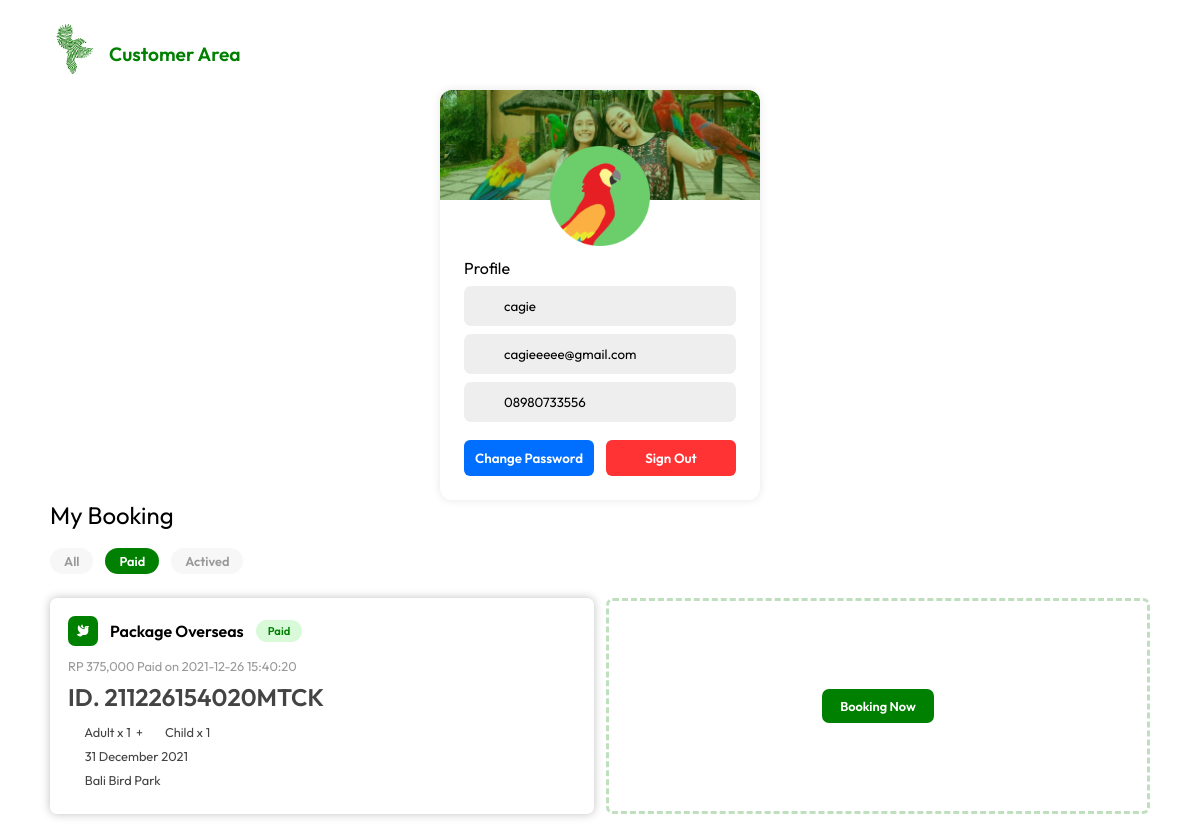
Screenshot of /customer-area/paid (signed in) with the database file from the repository.
### tables this page shows
CREATE TABLE `user` (
  `user_id` varchar(36) NOT NULL,
  `email` varchar(50) NOT NULL,
  `password` varchar(36) NOT NULL,
  `username` varchar(12) NOT NULL,
  `phone` varchar(24) NOT NULL,
  `role` enum('customer','admin') NOT NULL,
  `status` enum('safe','banned') NOT NULL,
  `description` text NOT NULL
);

CREATE TABLE `booking` (
  `booking_id` varchar(36) NOT NULL,
  `package` enum('balinese','indonesian','overseas','vip') NOT NULL,
  `child` int(6) NOT NULL,
  `adult` int(6) NOT NULL,
  `customer_id` varchar(36) NOT NULL,
  `booking_date` date NOT NULL,
  `booking_price` double NOT NULL,
  `payment_method` varchar(12) NOT NULL,
  `payment_date` datetime NOT NULL,
  `booking_status` enum('paid','actived') NOT NULL
);

### config/helper.php (called while the page is built, shortened)
<?php
class Helper{
  public $con;
  function __construct(){
    @$this->con = mysqli_connect("localhost","root","","balibirdpark");
    $this->base_url="http://{$_SERVER['HTTP_HOST']}/";
    $this->img_url="http://{$_SERVER['HTTP_HOST']}/assets/img/";
  }
  public function checkLog()
  {
    if(isset($_SESSION['user_id']) && !empty($_SESSION['user_id']))
      return $this->sc("*","user","user_id='{$_SESSION['user_id']}'") > 0;
    else
      return false;
  }
  public function user()
  {
    $user = $this->checkLog() ? $this->sf("*","user","user_id='{$_SESSION['user_id']}' AND password='{$_SESSION['password']}'") : ["role" => "guest"];
    return $user;
  }
  public function fdate($value)
  {
    $month = [null, "January", "February", "March", "April", "May", "June", "July", "August", "September", "October", "Novermber", "December"];
    $y = explode("-",$value)[0];
    $m = $month[(int)explode("-",$value)[1]];
    $d = explode("-",$value)[2];
    return "{$d} {$m} {$y}";
  }
  public function s($field,$table,$cond="1='1'"){
    $query = mysqli_query($this->con,"SELECT {$field} FROM {$table} WHERE {$cond}");
    return $query;}
  public function sc($field,$table,$cond="1='1'"){
    $query = mysqli_query($this->con,"SELECT {$field} FROM {$table} WHERE {$cond}");
    $result = mysqli_num_rows($query);
    return $result;}
  public function sf($field,$table,$cond="1='1'"){
    $query = mysqli_query($this->con,"SELECT {$field} FROM {$table} WHERE {$cond}");
    $result = mysqli_fetch_assoc($query);
    return $result;}
  public function f($query){
    $result = mysqli_fetch_assoc($query);
    return $result;}
}

### pages/customer-area.php (the view, shortened to what this page needs)
<div class="container">
  <div class="heading">
    <a href="<?= $h->base_url ?>"><img src="<?= "{$h->img_url}logo.png" ?>" alt=""></a>
    <h4>Customer Area</h4>
  </div>
  <div class="box">
    <div class="left">
      <div>
        <img class="background" src="<?= $h->img_url ?>customer-area-bg.jpg" alt="">
        <img class="profile" src="<?= $h->img_url ?>profile.png" alt="">
        <div id="pp-box">
          <div id="profile">
            <h4 class="left-title">Profile</h4>
            <div class="input-group-float">
              <i class="fad fa-user"></i>
              <input type="text" autocomplete="off" value="<?= $h->user()['username'] ?>" placeholder="Username" readonly>
            </div>
            <div class="input-group-float">
              <i class="fad fa-envelope"></i>
              <input type="text" id="profile-email" autocomplete="off" value="<?= $h->user()['email'] ?>" placeholder="Email">
            </div>
            <div class="input-group-float">
              <i class="fad fa-phone"></i>
              <input type="text" id="profile-phone" autocomplete="off" value="<?= $h->user()['phone'] ?>" placeholder="Phone">
            </div>
            <div id="profile-button">
              <div id="set-1">
                <button id="btn-cp">Change Password</button>
                <button id="btn-so">Sign Out</button>
              </div>
            </div>
          </div>
        </div>
      </div>
    </div>
    <div class="right">
      <h4 class="title">My Booking</h4>
      <div class="booking-filter">
        <a href="<?= $h->base_url ?>customer-area/"><div class="filter-items <?= !isset($url[1]) ? "active" : ""?>">All</div></a>
        <a href="<?= $h->base_url ?>customer-area/paid"><div class="filter-items <?= $url[1] == "paid" ? "active" : ""?>">Paid</div></a>
        <a href="<?= $h->base_url ?>customer-area/actived"><div class="filter-items <?= $url[1] == "actived" ? "active" : ""?>">Actived</div></a>
      </div>
      <div class="booking-data">
        <?php
          if(!isset($url[1]))
            $cond = "1='1'";
          else if($url[1] == "paid")
            $cond = "booking_status = 'paid'";
          else if($url[1] == "actived")
            $cond = "booking_status = 'actived'";
          $q = $h->s("*","booking","customer_id='{$h->user()['user_id']}' AND $cond");
          while ($data = $h->f($q)) {
            if ($data['package'] == "balinese") {
              $icon = "feather-alt";
            }else if ($data['package'] == "indonesian") {
              $icon = "crow";
            }else if ($data['package'] == "overseas") {
              $icon = "dove";
            }else if ($data['package'] == "vip") {
              $icon = "crown";
            }
            ?>
              <div class="data-items">
                <div class="data-head">
                  <div class="left">
                    <i class="data-icon fa fa-<?= $icon ?>"></i>
                    <h4 class="data-package">Package <?= $data['package'] ?></h4>
                    <h4 class="data-status <?= $data['booking_status'] ?>"><?= $data['booking_status'] ?></h4>
                  </div>
                  <div class="right">
                    <h4 class="data-paid-date">RP <?= number_format($data['booking_price']) ?> Paid on <?= $data['payment_date'] ?></h4>
                  </div>
                </div>
                <div class="data-body">
                  <h4 class="data-id">ID. <?= $data['booking_id'] ?></h4>
                  <h4 class="data-pax">
                    <?= $data['adult'] > 0 ? '<i class="fad fa-child"></i> Adult x '.$data['adult'] : ""  ?>
                    <?= $data['adult'] > 0 && $data['child'] > 0 ? '&nbsp;+&nbsp;' : ''; ?>
                    <?= $data['child'] > 0 ? '<i class="fad fa-baby"></i> Child x '.$data['child'] : ""  ?>
                  <h4 class="data-date"><i class="fad fa-calendar"></i> <?= $h->fdate($data['booking_date']) ?></h4>
                  <h4 class="data-loc"><i class="fad fa-map-marker-alt"></i> Bali Bird Park</h4>
                </div>
              </div>
            <?php
          }
        ?>
        <div class="data-items-empty">
          <a href="<?= $h->base_url ?>booking"><button>Booking Now</button></a>
        </div>
      </div>
    </div>
  </div>
</div>

### assets/css/style.css (style rules this page uses)
* { scroll-behavior: smooth; -webkit-box-sizing: border-box; box-sizing: border-box; outline: none; }
body { margin: 0 auto; padding: 0; overflow-x: hidden; font-family: "outfit"; background-color: #fff; }
h1, h2, h3, h4, h5, h6 { margin: 0; padding: 0; font-weight: 400; }
input, select, button { font-family: "Outfit"; }

### rows the page displays
user: username "cagie", email "cagieeeee@gmail.com", phone "08980733556"
booking: package "Overseas", booking_status "Paid", booking_price "375,000", payment_date "2021-12-26 15:40:20", booking_id "211226154020MTCK", adult "1", child "1", booking_date "31 December 2021"
